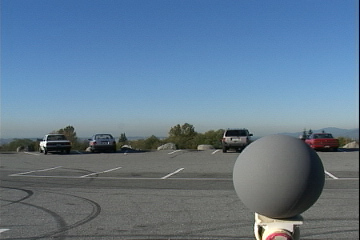
#> input picture 5-Color_Science/13-Color_Balancing/grayball.jpg, 360 x 240 px
$ jupyter execute Color_Balancing.ipynb   (shell and % lines are left out)   (older library calls are emulated)
#> lines starting #> are read from the running program, lines starting #| are printed output that depends on the picture; after the words box and inside, x2 and y2 are one past the last pixel; in counts of white or black regions, pixels touching at a corner belong together
[cell 1]
import cv2
import numpy as np
import matplotlib.pyplot as plt
from os.path import split, splitext

[cell 2]
images = ('grayball.jpg', 'berndsface.jpg')
targetGrayMean = [0.26, 0.2]

[cell 3]
def adjust_gamma(image, gamma=1.0):

    invGamma = gamma
    table = (np.array([((i / 255) ** invGamma) * 255
        for i in np.arange(0, 256)]).astype("uint8"))

    return cv2.LUT(image, table)

[cell 4]
def color_balancing(img, method, upper_limit, target_gray_mean):
    rgb = img[:,:,::-1] / 255.
    rows, cols, channels = rgb.shape
    if method == 'gray-world':
        mean_rgb = rgb.mean(2).mean(1)
        k = mean_rgb[1] / mean_rgb
    elif method == 'scale-by-max':
        max_rgb = rgb.max(1).max(0)
        k = upper_limit/max_rgb
    elif method == 'shades-of-gray':
        p = 6
        mpnorm = np.zeros((3, 1))
        for i in range(3):
            pix = rgb[:,:,i]
            mpnorm[i] = (pix**p).sum()**(1/p)
        k = mpnorm[2]/mpnorm
    elif method == 'gray-edge':
        p = 1
        mpnorm = np.zeros((3, 1))
        rgb_grad = gradient_magnitude(rgb);
        for i in range(3):
            pix_grad = rgb_grad[:,:,i]
            mpnorm[i] = (pix_grad**p).sum()**(1/p)
        k = mpnorm[2]/mpnorm
    elif method == 'max-edge':
        mpnorm = np.zeros((3, 1))
        rgb_grad = gradient_magnitude(rgb)
        for i in range(3):
            pix_grad = rgb_grad[:,:,i]
            mpnorm[i] = pix_grad.max()
        k = mpnorm[2]/mpnorm
    else:
        print('method %d is not supported.'%method)
        return [], []
    # Apply scaling factor
    rgb_balanced = np.zeros_like(rgb);
    for c in range(3):
        temp = rgb[:,:,c]*k[c]
        temp[temp>upper_limit[c]] = upper_limit[c]
        rgb_balanced[:,:,c] = temp
    # Find brightness scale factor
    imgGray = cv2.cvtColor((rgb_balanced.copy() * 255).astype(np.uint8), cv2.COLOR_RGB2GRAY)
    # plt.imshow(imgGray, 'gray')
    # plt.show()
    imgGray = imgGray / 255.
    imgGrayMean = imgGray.mean()
    grayK = target_gray_mean / imgGrayMean
    # % Apply brightness scale factor
    for c in range(3):
        temp = rgb_balanced[:,:,c]*grayK
        temp[temp>upper_limit[c]] = upper_limit[c]
        rgb_balanced[:,:,c] = temp
    return rgb_balanced, k

[cell 5]
def gradient_magnitude(img):
    rows, cols, channels = img.shape
    imgGrad = np.zeros_like(img)
    sigma = 1;
    for i in range(3):
        # pix = reshape(img(:,:,i), rows, cols);
        pix = img[:,:,i].copy()
        pix = cv2.GaussianBlur(pix, (5*sigma, 5*sigma), sigma)
        pix_dx = cv2.Sobel(pix,cv2.CV_64F,1,0)
        pix_dy = cv2.Sobel(pix,cv2.CV_64F,0,1)
        imgGrad[:,:,i] = (pix_dx**2 + pix_dy**2)**0.5
    return imgGrad

[cell 6]
l_images = len(images)
fig, ax = plt.subplots(l_images, 6,figsize=(18,7))
for nImage, image in enumerate(images):
    img = cv2.imread(image)
#> img is the input picture: shape (240, 360, 3); mean B, G, R 142.8, 121.6, 98.4
    name, ext = splitext(image)
    path, name = split(name)
    gamma = 2.2
    img = adjust_gamma(img, gamma)
#> in adjust_gamma, `return cv2.LUT(image, table)`:
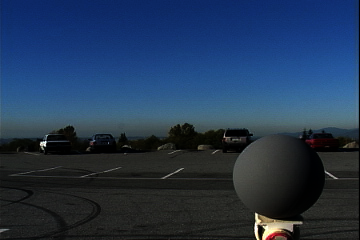
#> returned value: shape (240, 360, 3); mean of channels 0, 1, 2 82.5, 55, 34.7; drawn as B, G, R
    ax[nImage, 0].imshow(img[:,:,::-1]);
    ax[nImage, 0].axis('off')
    ax[nImage, 0].set_title('Original Image')
    # Perform gray world
    imgCB, _ = color_balancing(img, 'gray-world', [1, 1, 1], targetGrayMean[nImage]);
#> in color_balancing, `mean_rgb = rgb.mean(2).mean(1)`: mean_rgb = 240 values, max 0.401 at index 109, min 0.0646 at index 148, mean 0.225
#> in color_balancing, `k = mean_rgb[1] / mean_rgb`: k = 240 values, max 3.18 at index 148, min 0.513 at index 109, mean 1.14
#> the loop in color_balancing, `for c in range(3):` made 3 passes
#> pass 1, in color_balancing, `temp = rgb[:,:,c]*k[c]`:
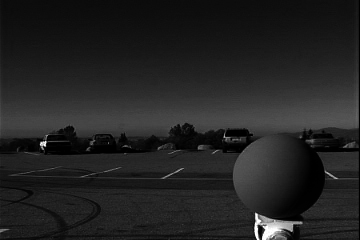
#> temp: shape (240, 360) float64; min 0, max 1, mean 0.137; drawn with min black and max white
#> pass 3, in color_balancing, `temp = rgb[:,:,c]*k[c]`:
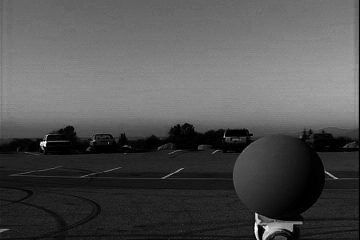
#> temp: shape (240, 360) float64; min 0, max 1, mean 0.324; drawn with min black and max white
#> after the loop in color_balancing, `for c in range(3):`: temp: shape (240, 360) float64; 0.01% of pixels changed, all inside (x1, y1, x2, y2) = (44, 141, 256, 231)
#> in color_balancing, `imgGrayMean = imgGray.mean()`: imgGrayMean = 0.204
#> in color_balancing, `grayK = target_gray_mean / imgGrayMean`: grayK = 1.27
#> after the loop in color_balancing, `for c in range(3):`:
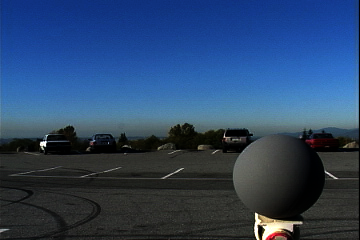
#> rgb_balanced: shape (240, 360, 3) float64; mean R, G, B 0.173, 0.274, 0.413
#> after the loop in color_balancing, `for c in range(3):`:
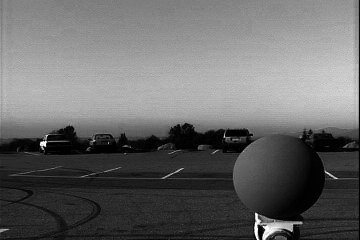
#> temp: shape (240, 360) float64; min 0, max 1, mean 0.413
    imgCB = adjust_gamma((imgCB*255).astype(np.uint8), 1/gamma);
#> call 2 of adjust_gamma, with gamma = 0.455
#> in adjust_gamma (call 2), `return cv2.LUT(image, table)`:
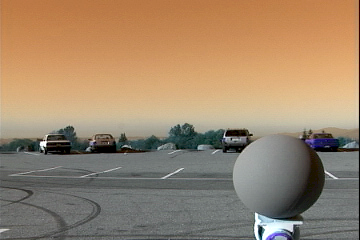
#> returned value: shape (240, 360, 3); mean of channels 0, 1, 2 107.8, 133.8, 157.7; drawn as B, G, R
    ax[nImage, 1].imshow(imgCB)
    ax[nImage, 1].axis('off')
    ax[nImage, 1].set_title('Gray World')
    # Perform scale-by-max
    imgCB, _ = color_balancing(img, 'scale-by-max', [1, 1, 1], targetGrayMean[nImage]);
#> after the loop in color_balancing (call 2), `for c in range(3):`: temp: shape (240, 360) float64; min 0, max 1, mean 0.412
    imgCB = adjust_gamma((imgCB*255).astype(np.uint8), 1/gamma);
    ax[nImage, 2].imshow(imgCB)
    ax[nImage, 2].axis('off')
    ax[nImage, 2].set_title('Scale-by-Max')
    # Perform shades-of-gray
    imgCB, _ = color_balancing(img, 'shades-of-gray', [1, 1, 1], targetGrayMean[nImage]);
#> call 3 of color_balancing, with method = 'shades-of-gray', target_gray_mean = 0.26
#> after the loop in color_balancing (call 3), `for i in range(3):`: mpnorm = [2.47, 2.48, 3.11]
#> in color_balancing (call 3), `k = mpnorm[2]/mpnorm`: k = [1.26, 1.26, 1]
#> after the loop in color_balancing (call 3), `for c in range(3):`:
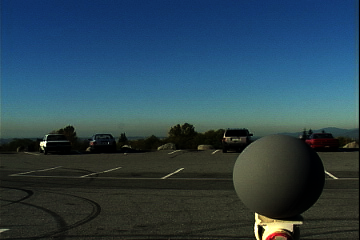
#> rgb_balanced: shape (240, 360, 3) float64; mean R, G, B 0.171, 0.27, 0.323
#> in color_balancing (call 3), `imgGrayMean = imgGray.mean()`: imgGrayMean = 0.245
#> in color_balancing (call 3), `grayK = target_gray_mean / imgGrayMean`: grayK = 1.06
#> after the loop in color_balancing (call 3), `for c in range(3):`: temp: shape (240, 360) float64; min 0, max 1, mean 0.343
    imgCB = adjust_gamma((imgCB*255).astype(np.uint8), 1/gamma);
    ax[nImage, 3].imshow(imgCB)
    ax[nImage, 3].axis('off')
    ax[nImage, 3].set_title('Shades-of-Gray')
    # Perform gray-edge
    imgCB, _ = color_balancing(img, 'gray-edge', [1, 1, 1], targetGrayMean[nImage]);
#> the loop in gradient_magnitude, `for i in range(3):` made 3 passes
#> pass 1, in gradient_magnitude, `pix_dx = cv2.Sobel(pix,cv2.CV_64F,1,0)`:
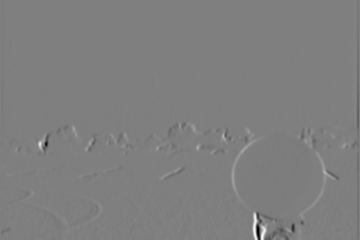
#> pix_dx: shape (240, 360) float64; min -2.39, max 2.4, mean -0.000649; drawn with min black and max white
#> pass 1, in gradient_magnitude, `pix_dy = cv2.Sobel(pix,cv2.CV_64F,0,1)`:
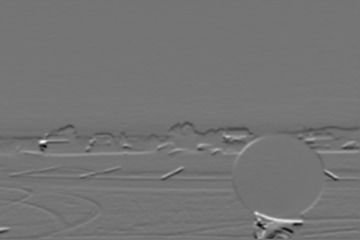
#> pix_dy: shape (240, 360) float64; min -1.61, max 1.91, mean 0.00279; drawn with min black and max white
#> after the loop in gradient_magnitude, `for i in range(3):`:
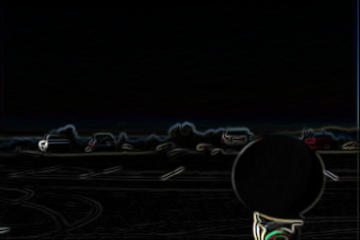
#> imgGrad: shape (240, 360, 3) float64; mean R, G, B 0.0608, 0.0653, 0.0681; drawn with min black and max white
    imgCB = adjust_gamma((imgCB*255).astype(np.uint8), 1/gamma);
    ax[nImage, 4].imshow(imgCB)
    ax[nImage, 4].axis('off')
    ax[nImage, 4].set_title('Gray-Edge')
    # Perform max-edge
    imgCB, _ = color_balancing(img, 'max-edge', [1, 1, 1], targetGrayMean[nImage]);
    imgCB = adjust_gamma((imgCB*255).astype(np.uint8), 1/gamma);
    ax[nImage, 5].imshow(imgCB)
    ax[nImage, 5].axis('off')
    ax[nImage, 5].set_title('Max-Edge')
